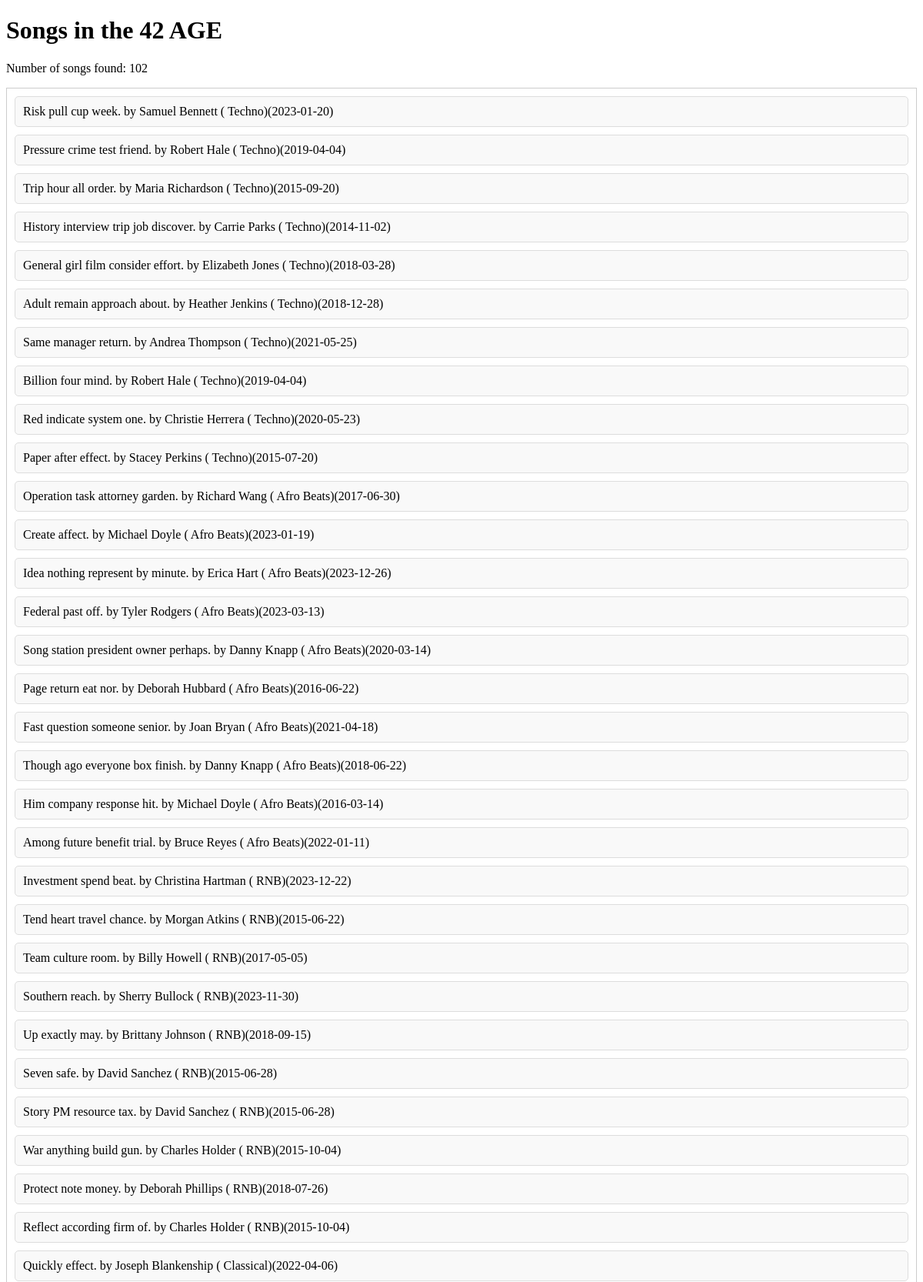
Page /users_by_age/42 (upper part) on the committed database.
### models.py (models this page shows)
class Artist(Base):
    __tablename__ = 'artists'
    ArtistID = Column(Integer, primary_key=True, autoincrement=True)
    Name = Column(String, nullable=False)
    Bio = Column(Text)
    Genre = Column(String)
    songs = relationship("Song", back_populates="artist")
    albums = relationship("Album", back_populates="artist")

class Song(Base):
    __tablename__ = 'songs'
    SongID = Column(Integer, primary_key=True, autoincrement=True)
    Title = Column(String, nullable=False)
    ArtistID = Column(Integer, ForeignKey('artists.ArtistID'))
    AlbumID = Column(Integer, ForeignKey('albums.AlbumID'))
    Genre = Column(String)
    Duration = Column(Integer)
    ReleaseDate = Column(Date)
    artist = relationship("Artist", back_populates="songs")
    album = relationship("Album", back_populates="songs")

### main.py (the view)
@app.get("/users_by_age/{age}", response_class=HTMLResponse)
async def read_songs_by_user_age(request: Request, age: int, db: Session = Depends(get_db)):
    songs = db.query(Song).join(UserListeningHistory, UserListeningHistory.SongID == Song.SongID)\
                          .join(User, User.UserID == UserListeningHistory.UserID)\
                          .filter(User.Age == age).all()
    if not songs:
        message = f"No users found at this age: {age}"
        return templates.TemplateResponse("age_filter.html", {"request": request, "songs": [], "age": age, "message": message})
    return templates.TemplateResponse("age_filter.html", {"request": request,"songs": songs, "age": age,"message": ""})

### templates/age_filter.html (shortened to what this page needs)
<!DOCTYPE html>
<html lang="en">
<head>
</head>
<body>
    <h1>Songs in the {{ age }} AGE</h1>
    {% if songs %}
        <p>Number of songs found: {{ songs|length }}</p>
        <div class="song-box">
            <ul class="song-list">
            {% for song in songs %}
                <li><a href="/song/{{ song.SongID }}" alt="View details for {{ song.Title }}">{{ song.Title }} by {{ song.artist.Name }} ( {{song.Genre}})({{ song.ReleaseDate }})</a></li>
            {% endfor %}
            </ul>
        </div>
    {% else %}
        <p>No songs found in this genre.</p>
    {% endif %}
    </body>
</html>

### templates/age_filter.html (style rules this page uses)
.song-box { border: 1px solid #ccc; padding: 10px; }
.song-list { list-style-type: none; padding: 0; margin: 0; }
.song-list li { margin-bottom: 10px; }
.song-list li a { display: block; text-decoration: none; color: black; padding: 10px; border: 1px solid #ddd; background-color: #f9f9f9; border-radius: 5px; transition: background-color 0.3s, border-color 0.3s; }

### rows in the picture
Artist: artist.Name "Samuel Bennett"
Song: Title "Pressure crime test friend.", artist.Name "Robert Hale", Genre "Techno", ReleaseDate "2019-04-04"
Song: Title "Trip hour all order.", artist.Name "Maria Richardson", Genre "Techno", ReleaseDate "2015-09-20"
Song: Title "History interview trip job discover.", artist.Name "Carrie Parks", Genre "Techno", ReleaseDate "2014-11-02"
Artist: artist.Name "Elizabeth Jones"
Song: Title "Adult remain approach about.", artist.Name "Heather Jenkins", Genre "Techno", ReleaseDate "2018-12-28"
Song: Title "Same manager return.", artist.Name "Andrea Thompson", Genre "Techno", ReleaseDate "2021-05-25"
Song: Title "Billion four mind.", artist.Name "Robert Hale", Genre "Techno", ReleaseDate "2019-04-04"
Song: Title "Red indicate system one.", artist.Name "Christie Herrera", Genre "Techno", ReleaseDate "2020-05-23"
Song: Title "Paper after effect.", artist.Name "Stacey Perkins", Genre "Techno", ReleaseDate "2015-07-20"
Song: Title "Operation task attorney garden.", artist.Name "Richard Wang", Genre "Afro Beats", ReleaseDate "2017-06-30"
Artist: artist.Name "Michael Doyle" "Michael Doyle"
Artist: artist.Name "Erica Hart"
Song: Title "Federal past off.", artist.Name "Tyler Rodgers", Genre "Afro Beats", ReleaseDate "2023-03-13"
Artist: artist.Name "Danny Knapp" "Danny Knapp"
Song: Title "Page return eat nor.", artist.Name "Deborah Hubbard", Genre "Afro Beats", ReleaseDate "2016-06-22"
Song: Title "Fast question someone senior.", artist.Name "Joan Bryan", Genre "Afro Beats", ReleaseDate "2021-04-18"
Song: Title "Among future benefit trial.", artist.Name "Bruce Reyes", Genre "Afro Beats", ReleaseDate "2022-01-11"
Artist: artist.Name "Christina Hartman"
Artist: artist.Name "Morgan Atkins"
Artist: artist.Name "Billy Howell"
Song: Title "Southern reach.", artist.Name "Sherry Bullock", Genre "RNB", ReleaseDate "2023-11-30"
Artist: artist.Name "Brittany Johnson"
Artist: artist.Name "David Sanchez" "David Sanchez"
Song: Title "War anything build gun.", artist.Name "Charles Holder", Genre "RNB", ReleaseDate "2015-10-04"
Song: Title "Protect note money.", artist.Name "Deborah Phillips", Genre "RNB", ReleaseDate "2018-07-26"
Song: Title "Reflect according firm of.", artist.Name "Charles Holder", Genre "RNB", ReleaseDate "2015-10-04"
Artist: artist.Name "Joseph Blankenship"

### other values in the picture
{{ age }} "42"
{{ songs|length }} "102"
{{ song.Title }} "Risk pull cup week." "General girl film consider effort." "Create affect." "Idea nothing represent by minute." "Song station president owner perhaps." "Though ago everyone box finish." "Him company response hit." "Investment spend beat." "Tend heart travel chance." "Team culture room." "Up exactly may." "Seven safe." "Story PM resource tax." "Quickly effect."
{{ song.Genre }} "Techno" "Techno" "Afro Beats" "Afro Beats" "Afro Beats" "Afro Beats" "Afro Beats" "RNB" "RNB" "RNB" "RNB" "RNB" "RNB" "Classical"
{{ song.ReleaseDate }} "2023-01-20" "2018-03-28" "2023-01-19" "2023-12-26" "2020-03-14" "2018-06-22" "2016-03-14" "2023-12-22" "2015-06-22" "2017-05-05" "2018-09-15" "2015-06-28" "2015-06-28" "2022-04-06"
